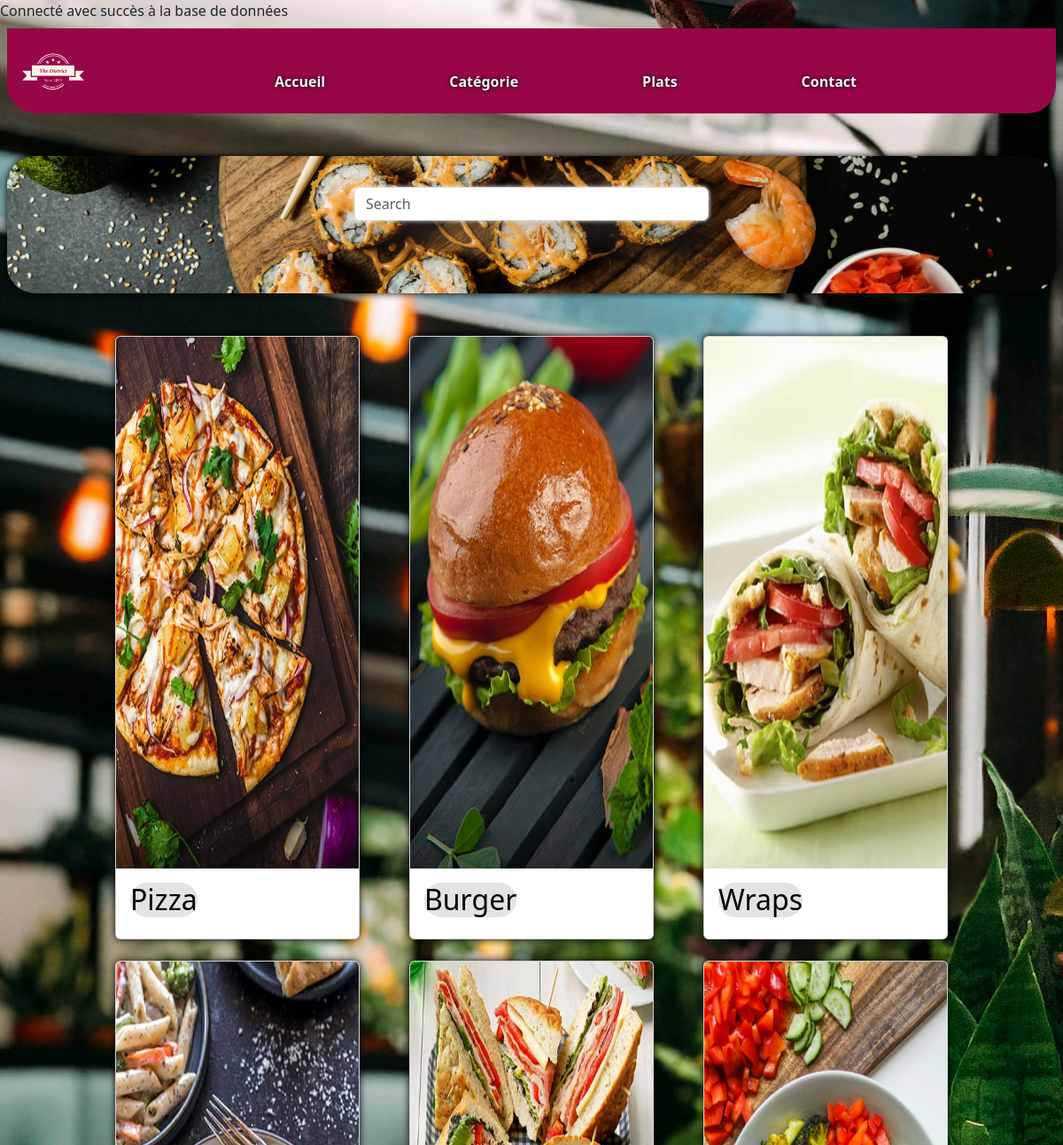
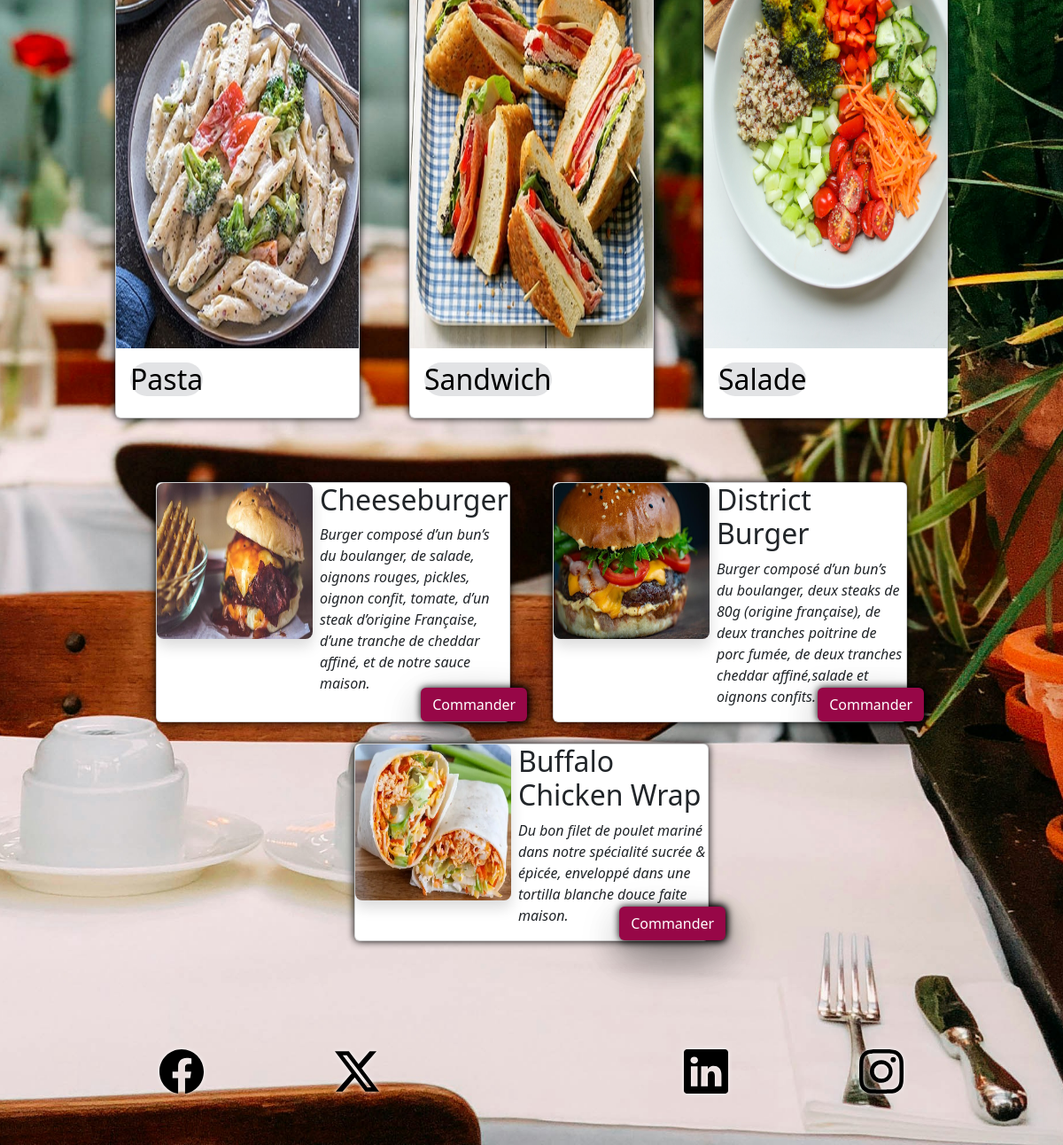
The page / on the database its author committed (2 pictures, top to bottom).
### tables this page shows
CREATE TABLE `categorie` (
  `id_categorie` int(11) NOT NULL,
  `libelle` varchar(100) NOT NULL,
  `image` varchar(255) NOT NULL,
  `active` varchar(10) NOT NULL
);

CREATE TABLE `plat` (
  `id` int(11) NOT NULL,
  `libelle` varchar(100) NOT NULL,
  `description` text NOT NULL,
  `prix` decimal(10,2) NOT NULL,
  `image` varchar(255) NOT NULL,
  `id_categorie` int(11) DEFAULT NULL,
  `active` varchar(10) NOT NULL
);

### DAO.php (called while the page is built, shortened)
<?php
Function GetCategories($conn)
{
    $requete = $conn -> query('SELECT `id_categorie` , `libelle` , `image` , `active` FROM categorie WHERE active = 1');
    $categories = $requete -> fetchAll(PDO::FETCH_OBJ);
    return $categories;
}
Function PlatsByPopularity($conn)
{
    $requete = $conn -> query ("SELECT plat.id as id_plat, plat.libelle as libelle, plat.image AS image, plat.description AS description, sum(commande.quantite) AS quantite FROM plat JOIN commande ON plat.id = commande.id_plat GROUP BY plat.id ORDER BY SUM(commande.quantite) DESC LIMIT 3;");
    $requete-> execute();
    $PlatsPopu=$requete->fetchAll();
    return $PlatsPopu;
};

### index.php (the view, shortened to what this page needs)
<?php
require 'PDO.php';
require ('DAO.php');
require_once 'header/header.php';
?>
<header class="d-flex justify-content-center p-0 ">
  <div class="container-fluid p-0 mx-2 row">
    <div class="col-12 col-md-12 p-0 mt-5">
      <div id="blackshadow" class="img-fluid object-fit-cover d-flex justify-content-center ">
        <img src="Asset/img/SIZEDBANNEr.png" class=" w-100 rounded-bottom-5 rounded-top-5 ">
      </div>
    </div>
  </div>
  <div class="container-fluid d-flex justify-content-center p-0 align-self-center position-absolute ">
    <div id="whiteshadow" class="col-md-4 d-none d-md-block ">
      <form class="form-inline my-2 my-lg shadow-lg">
        <input class="form-control" type="search" placeholder="Search" id="searchInput" aria-label="Search">
      </form>
    </div>
  </div>
</header>
<main class="mt-5">
  <?php $categories = GetCategories($conn); ?>
  <div class="container-fluid mt-3">
    <div id="cardtop" class="row d-flex justify-content-center ">
      <?php foreach ($categories as $categorie): ?>
        <div class="col-10 col-sm-6 col-md-4 col-lg-3 mb-4 mx-lg-3 mx-md-0">
          <div id="cardplat" class="card">
            <a type="submit" id="colorcards" href="platsparcat.php?categorie=<?php echo $categorie->id_categorie; ?>">
              <img src="Asset/img/IMAGES/images_the_district/category/<?php echo $categorie->image; ?>" height="600rem"
                class="card-img-top" alt="<?php echo $categorie->libelle; ?>">
              <div class="card-body">
                <h5 class="card-title fs-2 text-center bg-secondary-subtle rounded-pill">
                  <?php echo $categorie->libelle; ?></h5>
                    </a>
         </div>
       </div>
     </div>
    <?php endforeach; ?>
  <?php $plats = PlatsByPopularity($conn);
   $count = 0; ?>
    <div class="container-fluid m-0 p-0 mt-5 d-none d-lg-block ">
     <div class="m-0 mt-5 d-flex row justify-content-center">
      <?php foreach ($plats as $plat) {
       if ($count < 3) {
        $count++; ?>
         <div id="cardplat" class="card col-12 col-md-4 d-flex flex-row mb-4 mx-4 p-0">
          <img src="Asset/img/IMAGES/images_the_district/food/<?= $plat['image']; ?>"
           class=" rounded-3 mt-0 me-2 shadow " alt="" style="width: 11rem; height: 11rem;">
            <div class="card-body p-0">
             <h5 class="card-title fs-2"> <?= $plat['libelle']; ?> </h5>
              <p class="card-text fst-italic"> <?= $plat['description']; ?> </p>
               <a href="#" class="btn btnplat d-flex justify-content-center fw-medium shadow-lg" style="position: absolute; bottom: 0; left: 90%; transform: translateX(-50%);"id="bouton">Commander</a>
         </div>
        </div>
       <?php }}?>
      </div>
     </div>
    </main>
   <?php require_once ('footer/footer.php'); ?>

### header/header.php (shortened to what this page needs)
<!DOCTYPE html>
<html lang="fr">
<head>
  <link href="https://cdn.jsdelivr.net/npm/bootstrap@5.3.2/dist/css/bootstrap.min.css" rel="stylesheet"
>
  <link href="Asset/css/accueil_css.css" rel="stylesheet">
</head>
<body>
  <nav class="navbar navbar-expand-lg mx-2 mt-2 rounded-bottom-5 sticky-lg-top">
    <div class="container-fluid row">
      <div class="col-md-3 img-fluid d-flex justify-content-start">
        <img src="Asset/img/IMAGES/images_the_district/the_district_brand/logo_transparent.png" alt="" width="30%">
      </div>
      <div class="collapse navbar-collapse col-8 col-lg-8 mt-4" id="navbarNav">
        <div class="col d-flex justify-content-start align-self-center ">
          <div class=" col-11 col-md-10 d-flex justify-content-between  ">
            <a id="color_navlink" href="index.php" class="me-lg-5 me-4 fw-bold">Accueil</a>
            <a id="color_navlink" href="catégorie.php" class="me-lg-5 me-4 fw-bold">Catégorie</a>
            <a id="color_navlink" href="plats.php" class="me-lg-5 me-4 fw-bold">Plats</a>
            <a id="color_navlink" href="Contact.php" class="me-lg-5 me-4 fw-bold">Contact</a>
          </div>
        </div>
      </div>
    </div>
  </nav>

### footer/footer.php (shortened to what this page needs)
<footer>
<div class="container-fluid p-0">
  <div class=" m-2 mt-5 d-flex justify-content-center ">
    <div class="col-2 col-md-2 d-flex justify-content-center ">
      <a class=" d-flex align-content-center" href="#">
        <img id="sociallogo" class="mx-3" src="Asset/img/facebook.svg" width="50rem">
      </a>
    </div>
    <div class="col-2 col-md-2 d-flex justify-content-center">
      <a class=" d-flex align-content-center" href="#">
        <img id="sociallogo" class="mx-3" src="Asset/img/twitter-x.svg" width="50rem">
      </a>
    </div>
    <div class="col-md-2 d-none d-md-block">
      <a class=" d-flex align-content-center justify-content-center" href="#">
        <img id="sociallogo" class="mx-3"
          src="Asset/img/IMAGES/images_the_district/the_district_brand/logo_transparent.png" alt="" width="150rem">
      </a>
    </div>
    <div class="col-2 col-md-2 d-flex justify-content-center">
      <a class=" d-flex align-content-center" href="#">
        <img id="sociallogo" class="mx-3" src="Asset/img/linkedin.svg" width="50rem">
      </a>
    </div>
    <div class="col-2 col-md-2 d-flex justify-content-center">
      <a class=" d-flex align-content-center" href="#">
        <img id="sociallogo" class="mx-3" src="Asset/img/instagram.svg" width="50rem">
      </a>
    </div>
  </div>
</div>
</footer>
</body>
</html>

### Asset/css/accueil_css.css (style rules this page uses)
body { background-image: url(/Asset/img/chris-liverani-oCsaxvGCehM-unsplash\(1\).jpg); background-attachment: fixed; background-size: cover; background-position: center; background-repeat: no-repeat; }
body { background-color: lightgrey; }
nav { background-color: #970747; }
#color_navlink { filter: drop-shadow(0 0 0.15rem black); color: whitesmoke; text-decoration: none; }
#whiteshadow { filter: drop-shadow(0rem 0rem 0.15rem #ffffff); }
#blackshadow { filter: drop-shadow(0 0 0.25rem black); }
.btn { filter: drop-shadow(0 0 0.25rem black); background-color: #970747; color: white; transition: all 0.25s }
.btnplat { filter: drop-shadow(0 0 0.25rem black); background-color: #970747; color: white; transition: all 0.25s }
#colorcards { color: black; text-decoration: none; }
#cardplat { transition: all 0.25s; filter: drop-shadow(0rem 0rem 0.25rem #000000); }
#sociallogo { filter: drop-shadow(0rem 0rem 0.15rem #ffffff); }

### rows shown on the page
categorie: image (picture), libelle "Pizza"
categorie: image (picture), libelle "Burger"
categorie: image (picture), libelle "Wraps"
categorie: image (picture), libelle "Pasta"
categorie: image (picture), libelle "Sandwich"
categorie: image (picture), libelle "Salade"
plat: image (picture), libelle "Cheeseburger", description "Burger composé d’un bun’s du boulanger, de salade, oignons rouges, pickles, oignon confit, tomate, d’un steak d’origine Française, d’une tranche de cheddar affiné, et de notre sauce maison."
plat: image (picture), libelle "District Burger", description "Burger composé d’un bun’s du boulanger, deux steaks de 80g (origine française), de deux tranches poitrine de porc fumée, de deux tranches cheddar affiné,salade et oignons confits."
plat: image (picture), libelle "Buffalo Chicken Wrap", description "Du bon filet de poulet mariné dans notre spécialité sucrée & épicée, enveloppé dans une tortilla blanche douce faite maison."
